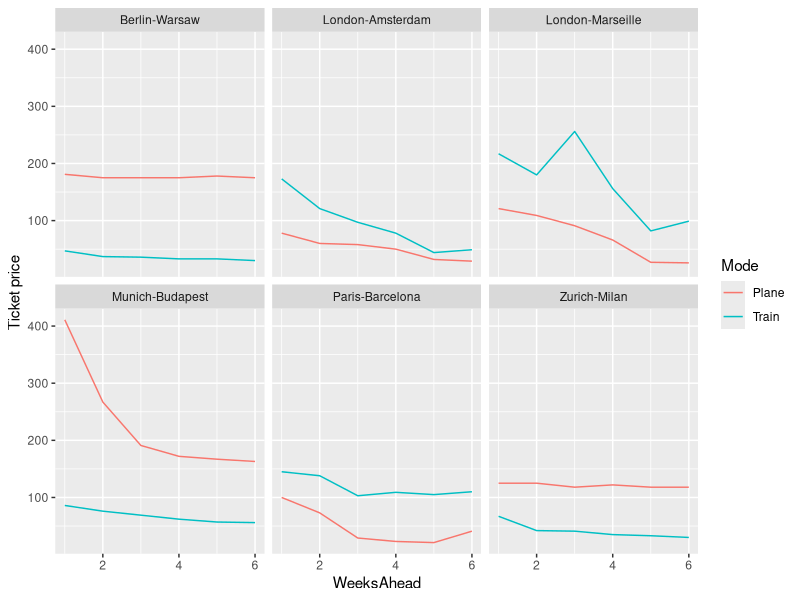
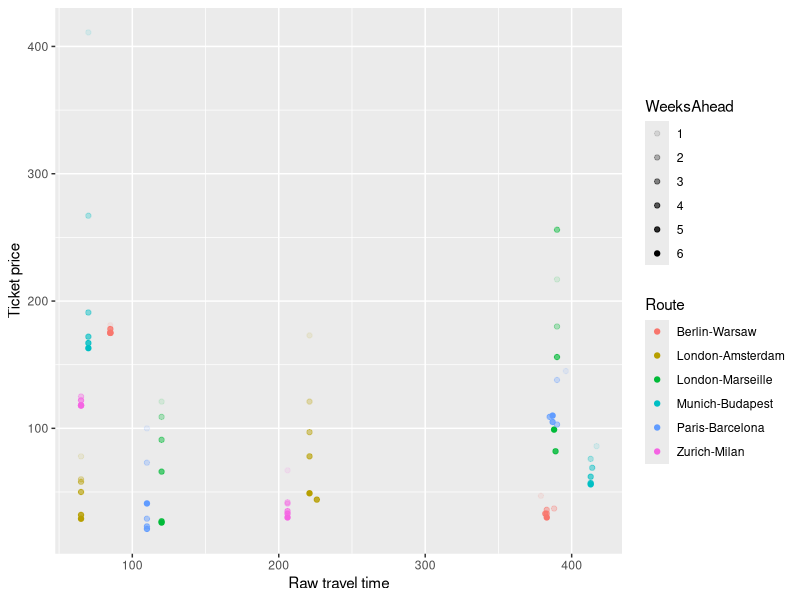
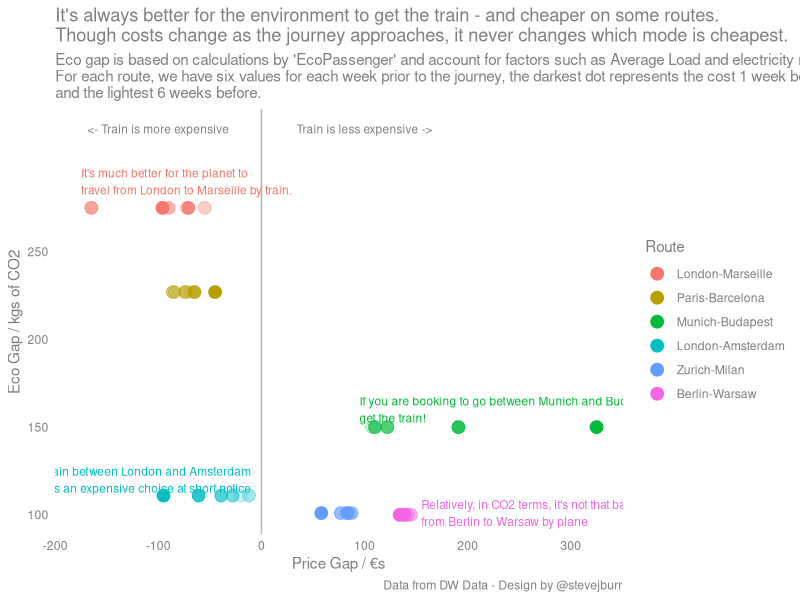
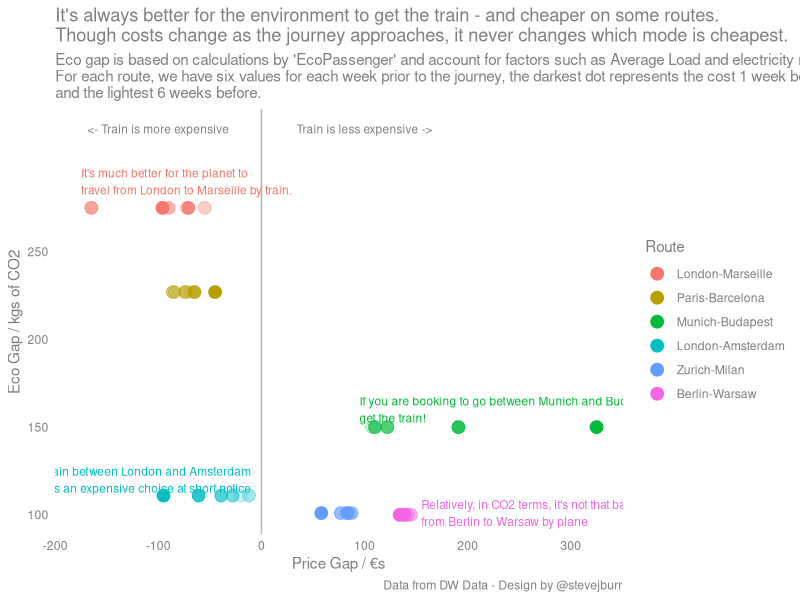

These figures' R source, in order:
library(tidyverse)
library(readxl)

data <- read_xlsx("Ticket prices for planes and trains on different routes.xlsx")


ggplot(data) +
  geom_line(aes(x=WeeksAhead,y=`Ticket price`,group=Mode,color=Mode)) +
  facet_wrap(~Route)
colnames(data)


ggplot(data) +
  geom_point(aes(x=`Raw travel time`,
                 y=`Ticket price`,
                 color=Route,
                 alpha=WeeksAhead))



#look at differences between planes vs trains on x, plus also time and or eco

data %>% group_by(Route,WeeksAhead) %>%
  arrange(Route,WeeksAhead) %>% 
  select(Route,WeeksAhead,Mode,`Ticket price`) %>%
  spread(key=Mode,value=`Ticket price`) %>%
  transmute("Price Gap" = Plane-Train) -> priceGap

data %>% group_by(Route,WeeksAhead) %>%
  arrange(Route,WeeksAhead) %>% 
  select(Route,WeeksAhead,Mode,`EcoPassengerCO2`) %>%
  spread(key=Mode,value=`EcoPassengerCO2`) %>%
  transmute("Eco Gap" = Plane-Train) ->  ecoGap

ecoGap %>% group_by(Route) %>% summarise(`Eco Gap` = max(`Eco Gap`)) %>% arrange(-`Eco Gap`) %>% pull(Route) -> levels

defaultColours <- c("#F564E3","#00BFC4","#F8766D","#00BA38","#B79F00","#619CFF")

priceGap %>% left_join(ecoGap) %>% ungroup() %>%
  mutate(Route=factor(Route,levels=levels)) %>%
  ggplot()+
  geom_point(aes(x=`Price Gap`,y=`Eco Gap`,alpha=WeeksAhead, colour=Route),size=4) +
  geom_vline(aes(xintercept=0),colour="grey70") +
  scale_alpha_continuous("",range=c(0.2,1),trans="reverse",guide=FALSE) +
  scale_x_continuous("Price Gap / €s")+
  scale_y_continuous("Eco Gap / kgs of CO2",breaks=c(100,150,200,250)) +
  annotate("text",x=-100,y=320,label="<- Train is more expensive",colour="grey50",size=3) +
  annotate("text",x=100,y=320,label="Train is less expensive ->",colour="grey50",size=3) +
  annotate("text",x=95,y=160,label="If you are booking to go between Munich and Budapest last minute,\nget the train!",hjust=0,size=3,colour=defaultColours[4])+
  annotate("text",x=-10,y=120,label="The train between London and Amsterdam\nis an expensive choice at short notice",hjust=1,size=3,colour=defaultColours[2])+
  annotate("text",x=155,y=101,label="Relatively, in CO2 terms, it's not that bad to travel\nfrom Berlin to Warsaw by plane",hjust=0,size=3,colour=defaultColours[1])+
  annotate("text",x=-175,y=290,label="It's much better for the planet to\ntravel from London to Marseille by train.",hjust=0,size=3,colour=defaultColours[3])+
  theme_minimal() +
  theme(text=element_text(colour="grey50"),
        panel.grid=element_blank(),
        axis.text = element_text(colour="grey50"),
        axis.ticks = element_blank()) + 
  labs(title="It's always better for the environment to get the train - and cheaper on some routes.\nThough costs change as the journey approaches, it never changes which mode is cheapest.",
       subtitle="Eco gap is based on calculations by 'EcoPassenger' and account for factors such as Average Load and electricity mix.\nFor each route, we have six values for each week prior to the journey, the darkest dot represents the cost 1 week before,\nand the lightest 6 weeks before.",
       caption="Data from DW Data - Design by @stevejburr")

ggsave("plot.png",width=10,height=8,dpi="retina")

#put routes onto the plot or order factor at min
#label lhs/rhs
#nb darker = more recent

